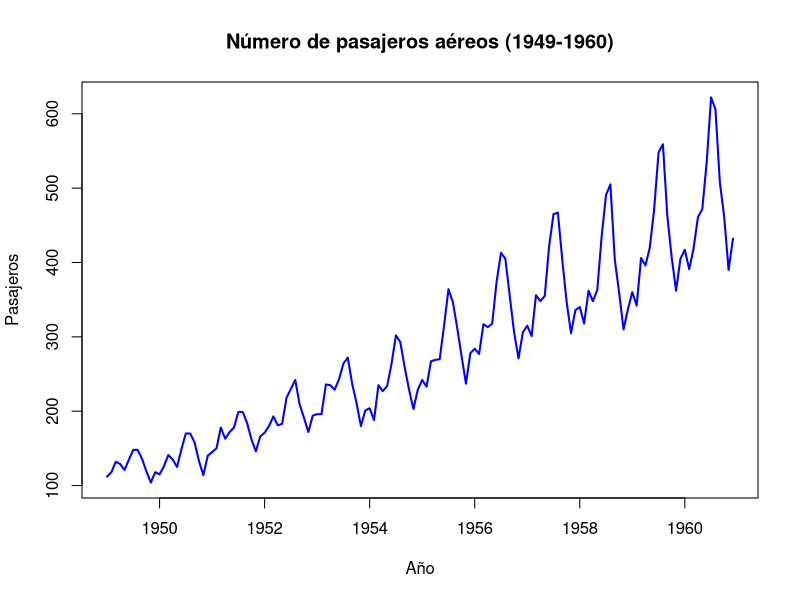
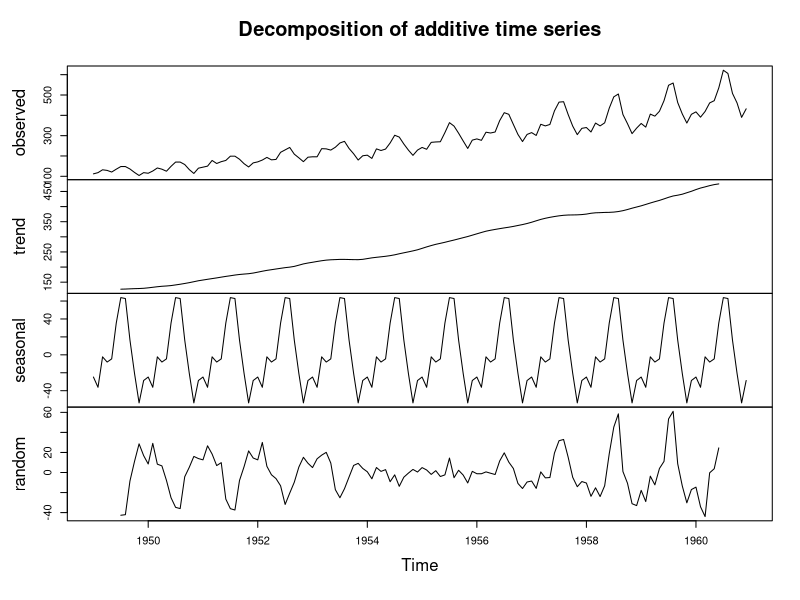
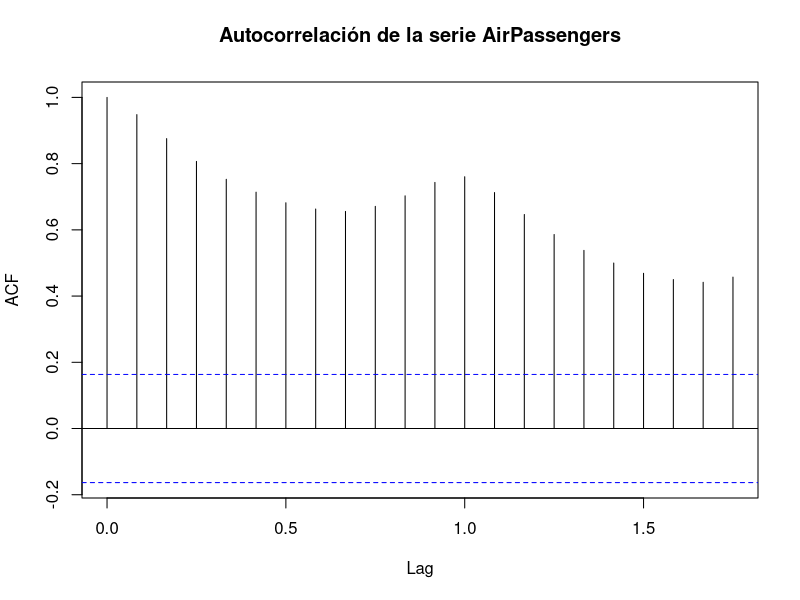
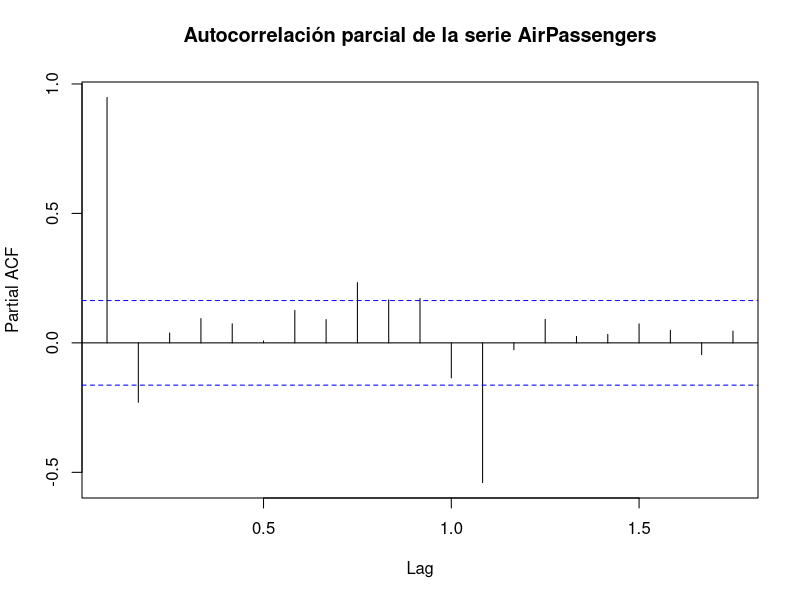
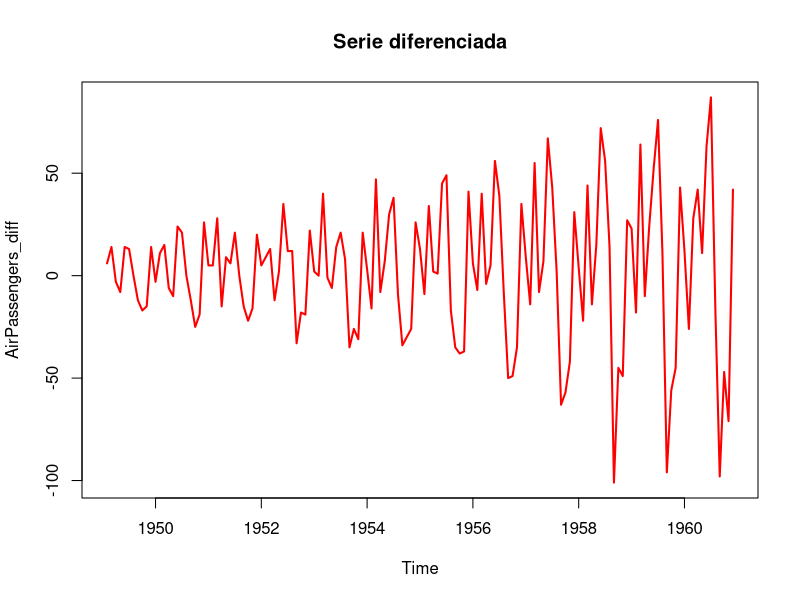
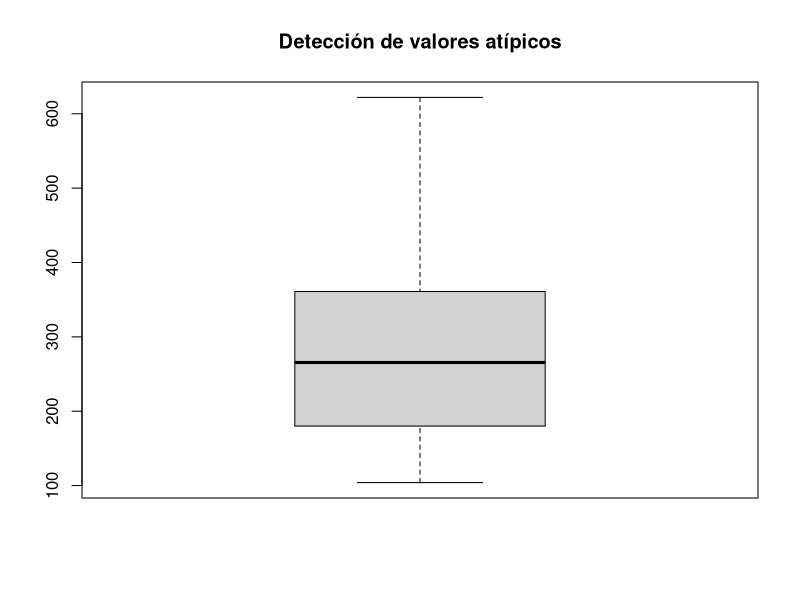
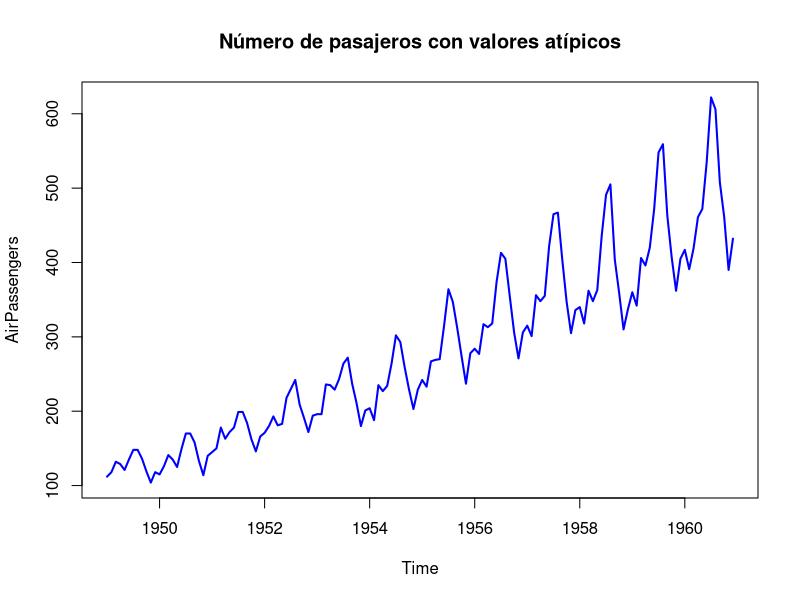

Reproduce these figures in R, in order.
install.packages("tseries")


data("AirPassengers")

print(class(AirPassengers))   
print(summary(AirPassengers)) 
print(start(AirPassengers))   
print(end(AirPassengers))   
print(frequency(AirPassengers)) 

# Grafico
plot(AirPassengers, main="Número de pasajeros aéreos (1949-1960)", col="blue", lwd=2, ylab="Pasajeros", xlab="Año")

# estadístics descriptivos
media <- mean(AirPassengers)
desviacion <- sd(AirPassengers)

cat("Media:", media, "\n")
cat("Desviación estándar:", desviacion, "\n")

# Descomposición de la serie temporal
descomposicion <- decompose(AirPassengers)
plot(descomposicion)

# librería para adf.test
library(tseries)

# Grafica autocorrelación
acf(AirPassengers, main="Autocorrelación de la serie AirPassengers")
pacf(AirPassengers, main="Autocorrelación parcial de la serie AirPassengers")

# Prueba de Dickey-Fuller
adf_resultado <- adf.test(AirPassengers)
print(adf_resultado)


# Diferenciación
AirPassengers_diff <- diff(AirPassengers)
plot(AirPassengers_diff, main="Serie diferenciada", col="red", lwd=2)

# Repetimos Dickey-Fuller
adf.test(AirPassengers_diff)

# Boxplot para detectar valores atípicos
boxplot(AirPassengers, main="Detección de valores atípicos")

# Destacar valores atípicos en la serie
outliers <- boxplot.stats(AirPassengers)$out
outliers


# Marcar valores atípicos en el gráfico original
plot(AirPassengers, main="Número de pasajeros con valores atípicos", col="blue", lwd=2)
points(time(AirPassengers)[AirPassengers %in% outliers], outliers, col="red", pch=19)



